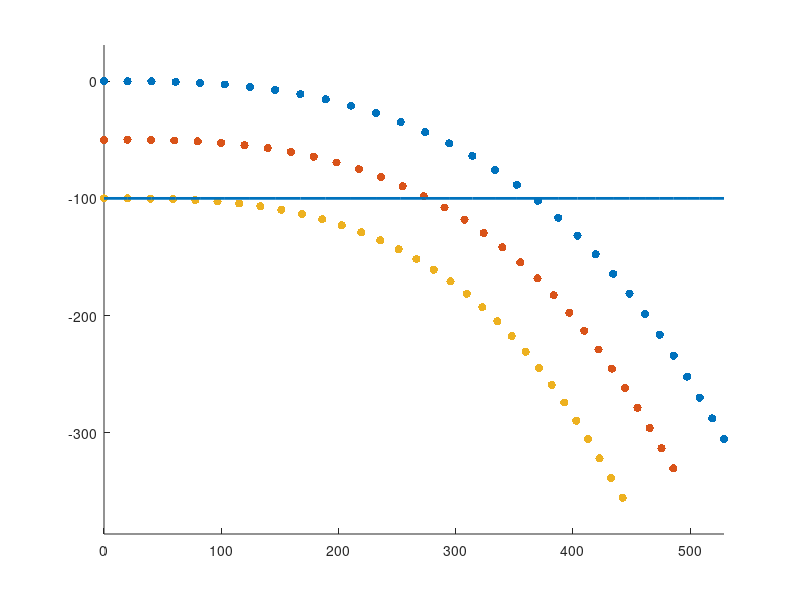

Write MATLAB code to recreate this figure.
function [obj] = Compute_top_bottom_surface(obj)
%=========================================================================%
% Function to compute
% Function to compute the top and bottom surface of the slab if the bending
% angle is changing as a function of the lenght.
% Give to the function L0, D0, nseg, theta max, type of law (Ribe,linear)
% L0 is the total length of the slab; D0 is the thickness of the slab; nseg
% is the number of segment to discretize, theta max is the final angle of
% dip of the slab.
% Start at l = 0, where l is the position along the midsurface of the
% slab(l->[0,L0]). Compute ln (l+dl), where dl is L0/nseg. Compute the x,z
% position of the slab at ln, -> compute the top and bottom surface.
% Continue the procedure till l < L0
%------------------------------------------------------------------------%
%=========================================================================%
if nargin == 0
    %=====================================================================%
    % Default Debugging parameters                                        %
    %=====================================================================%
    L0 = 600;
    seg_L = 30; % number of segment
    theta = 60*pi./180; %radians
    D0 = 100;
    ftheta = @(l) ribe_angle(l,L0,theta);
    l_test = 0:L0./(1000):L0;
else
    L0 = 400;
    seg_L = 30; % number of segment
    theta = obj.theta*pi./180; %radians
    
    x     = 0;
    z     = 0;
    ftheta = @(l) theta_computing_linear(l,L0,theta);
end
% Prepare Top,mid and bottom surface.

Top = zeros(seg_L+1,2);
% Initialize the mid surface

MidS = Top;

MidS(1,2) = -D0./2;
% Initialize the bottom surface

Bottom = Top;

Bottom(1,2) = -D0;
%Initialize iteration
l = 0;

dl = L0./seg_L;

it = 1;
%While Loop routine 

while l<L0

    ln = l+dl;
    % Compute the mean angle within the segment

    theta_mean(it) = (ftheta(l)+ftheta(ln))./2;
    % Compute the mid surface coordinate

    MidS(it+1,1) = MidS(it,1)+dl*cos(theta_mean(it));

    MidS(it+1,2) = MidS(it,2)-dl.*sin(theta_mean(it));
    % Compute the top surface coordinate

    Top(it+1,1) = MidS(it+1,1)+0.5.*D0.*abs(sin(theta_mean(it)));

    Top(it+1,2) = MidS(it+1,2)+0.5.*D0.*abs(cos(theta_mean(it)));
    % Compute the bottom surface coordinate

    Bottom(it+1,1) = MidS(it+1,1)-0.5.*D0.*abs(sin(theta_mean(it)));

    Bottom(it+1,2) = MidS(it+1,2)-0.5.*D0.*abs(cos(theta_mean(it)));
    % update l and it

    l = ln;

    it = it+1;

end

if nargin == 0

    % Plot the figure
    figure(1)

    clf;

    hold on

    scatter(Top(:,1),Top(:,2),'blue','filled');

    scatter(MidS(:,1),MidS(:,2),'black','filled');

    scatter(Bottom(:,1),Bottom(:,2),'red','filled');

    hold on

    plot(Top(:,1),ones(length(Top(:,1)),1).*(0-100),'LineWidth',2.0)

    axis equal

end
% Import the important information about the slab surface. 

Slab_surface.Top = Top;

Slab_surface.MidS = MidS;

Slab_surface.Bottom = Bottom;
%Update object

obj.Slab_surface = Slab_surface; 

end

% functions for computing the bending angle of the slab

function [theta_l] = theta_computing_linear(l,L0,theta)

% slope linear function

s = (theta-0)./(L0);

theta_l = l.*s;

end
%
function [theta_l] = ribe_angle(l,L0,theta)

theta_l = theta.*l.^2.*((3.*L0-2.*l))./(L0^3);

end